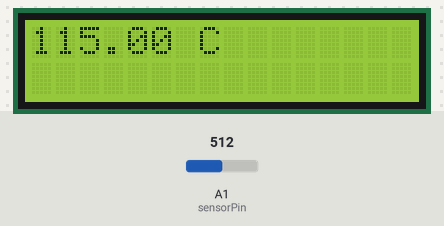
The sketch below on a simulated Arduino Uno, built with avr-gcc and run on an emulated ATmega328P. Parts: 16×2 character LCD. Inputs (shaded band) come from the test bench; at power-on: A1 (sensorPin) = 512. What the sketch prints to the serial monitor is not drawn.

Above: at 1.2 s.
1.3 s: A1 (sensorPin) set to 716
At 11.2 s:
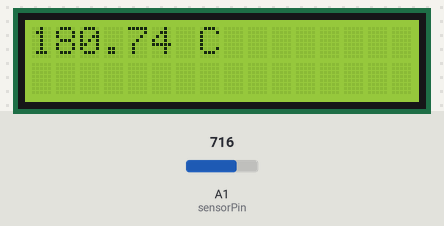
11.5 s: A1 (sensorPin) set to 900
At 20.4 s:
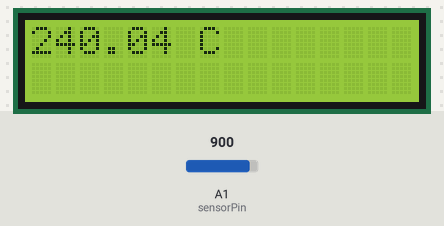
21.5 s: A1 (sensorPin) set to 1023
At 30.5 s:
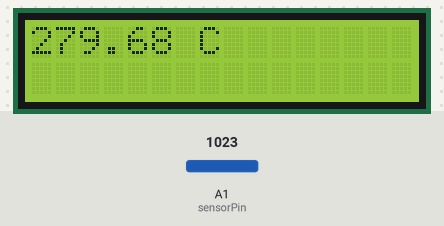
Timing chart, 0 to 32.0 s (numbered marks = the images above; inputs shaded):
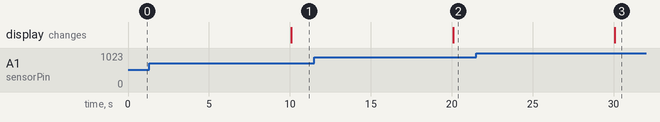

The sketch:

temperature-sensor.ino
```cpp
#include <LiquidCrystal.h>

#define aref_voltage 3.3

// Analog pin
int sensorPin = 1;

const int rs = 12, en = 11, d4 = 5, d5 = 4, d6 = 3, d7 = 2;
LiquidCrystal lcd(rs, en, d4, d5, d6, d7);

float lastRegistered = 0.0;

void setup(){
  Serial.begin(9600);
  analogReference(EXTERNAL);
  lcd.begin(16, 2);
  lcd.write("Starting temperature sensor");
}

void loop()                  {
  //getting the voltage reading from the temperature sensor
  int reading = analogRead(sensorPin);

  // converting that reading to voltage
  float voltage = reading * aref_voltage;
  voltage /= 1024.0;

  // now print out the temperature
  float temperatureC = (voltage - 0.5) * 100 ;  //converting from 10 mv per degree wit 500 mV offset
  Serial.print(temperatureC); Serial.println(" degrees C");
  if (temperatureC != lastRegistered) {
    lcd.clear();
    lcd.print(String(temperatureC) + " C");
    lastRegistered = temperatureC;
  }
  delay(10000);
}
```

Measured:
- after the input at 1.3 s, the display: changes after 8.8 s (image 1)
- after the input at 11.5 s, the display: changes after 8.6 s (image 2)
- after the input at 21.5 s, the display: changes after 8.6 s (image 3)
